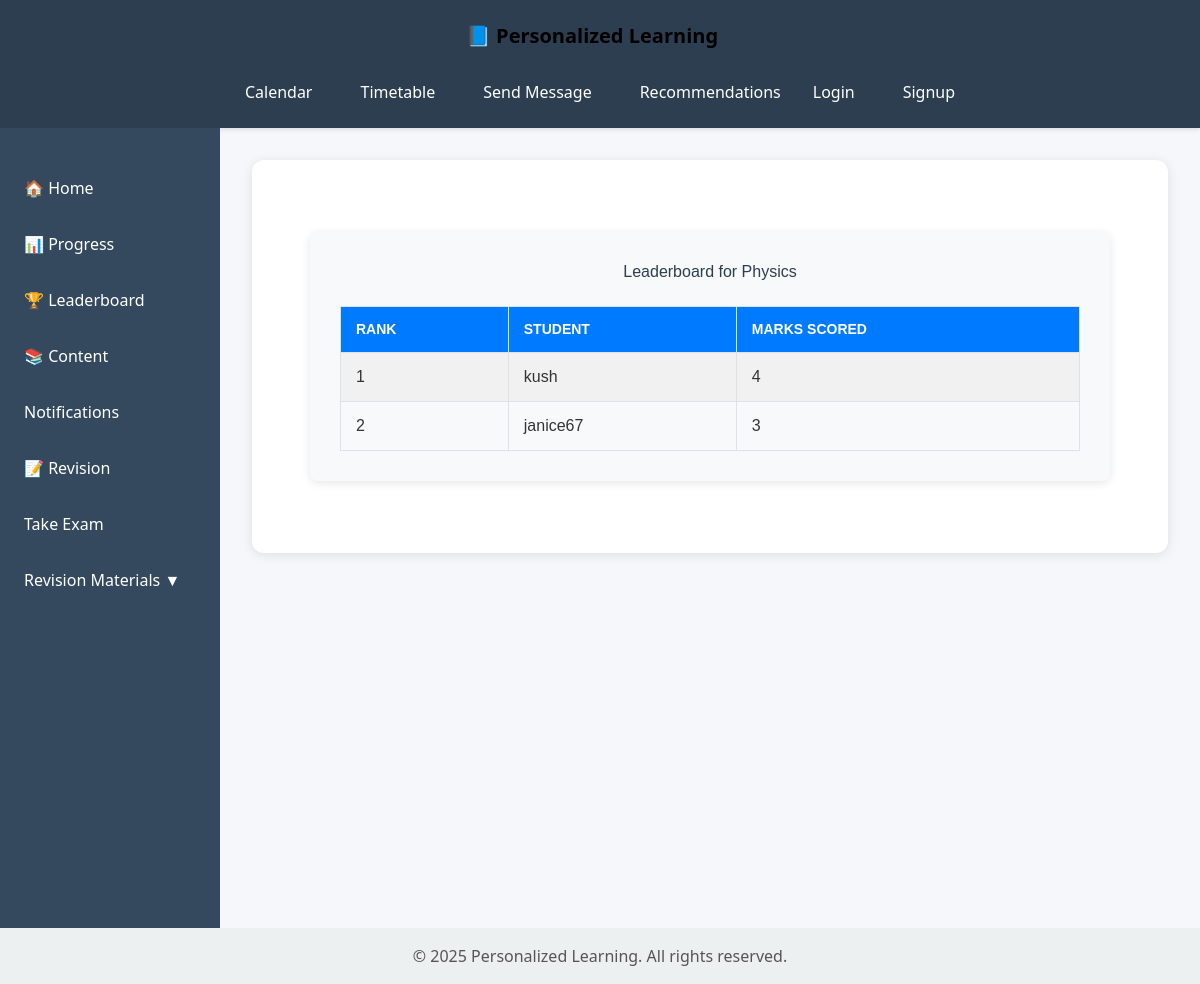
The page /examination/exams/3/leaderboard/ on the database its author committed.
### Examination/models.py (models this page shows, shortened)
class Exam(models.Model):
    title = models.CharField(max_length=255)
    created_by = models.ForeignKey(Teacher, on_delete=models.SET_NULL, null=True)
    created_at = models.DateTimeField(auto_now_add=True)

class StudentExam(models.Model):
    student = models.ForeignKey(Profile, on_delete=models.CASCADE)
    exam = models.ForeignKey(Exam, on_delete=models.CASCADE)
    submitted_at = models.DateTimeField(auto_now_add=True)
    graded = models.BooleanField(default=False)
    submitted=models.BooleanField(default=False)
    total_marks = models.PositiveIntegerField(default=0)

### users/models.py (models this page shows, shortened)
class Profile(models.Model):
    GENDER_CHOICES = [
        ('M', 'Male'),
        ('F', 'Female'),
        ('O', 'Other'),
    ]
    ROLE_CHOICES = [
        ('student', 'Student'),
        ('teacher', 'Teacher'),
        ('admin', 'Admin'),
    ]
    user = models.OneToOneField(User, on_delete=models.CASCADE, related_name='users_profile',null=True)
    full_name = models.CharField(max_length=150, blank=True)
    grade = models.CharField(max_length=50, blank=True)
    school = models.CharField(max_length=100, blank=True)
    address = models.CharField(max_length=255, blank=True)
    gender = models.CharField(max_length=1, choices=GENDER_CHOICES, blank=True)
    dob = models.DateField(verbose_name="Date of Birth", null=True, blank=True)
    role = models.CharField(max_length=10, choices=ROLE_CHOICES, default='teacher')

### Examination/views.py (the view)
# urls.py: path('exams/<int:exam_id>/leaderboard/', views.exam_leaderboard, name='exam_leaderboard'),
def exam_leaderboard(request, exam_id):
    exam = get_object_or_404(Exam, id=exam_id)
    student_exams = StudentExam.objects.filter(exam=exam, graded=True).select_related('student__user').order_by('-total_marks')
    return render(request, 'Examination/exam_leaderboard.html', {
        'exam': exam,
        'student_exams': student_exams,
    })

### Examination/templates/Examination/exam_leaderboard.html (shortened to what this page needs)
{% extends "content/base.html" %}
{% block content %}
<div class="leaderboard-container">
  <h2>Leaderboard for {{ exam.title }}</h2>
  <table class="leaderboard-table">
    <tr>
      <th>Rank</th>
      <th>Student</th>
      <th>Marks Scored</th>
    </tr>
    {% for se in student_exams %}
      <tr>
        <td>{{ forloop.counter }}</td>
        <td>{{ se.student.user.get_full_name|default:se.student.user.username }}</td>
        <td>{{ se.total_marks }}</td>
      </tr>
    {% empty %}
      <tr>
        <td colspan="3" class="empty-row">No students have taken this exam yet.</td>
      </tr>
    {% endfor %}
  </table>
</div>
{% endblock %}

### content/templates/content/base.html (style rules this page uses)
body { margin: 0; font-family: 'Segoe UI', Tahoma, Geneva, Verdana, sans-serif; background-color: #f5f7fa; color: #333; display: flex; flex-direction: column; min-height: 100vh; }

### Examination/templates/Examination/exam_leaderboard.html (style rules this page uses)
.leaderboard-container { max-width: 800px; margin: 40px auto; padding: 30px; background-color: #f8f9fa; border-radius: 8px; font-family: Arial, sans-serif; box-shadow: 0 2px 10px rgba(0, 0, 0, 0.1); }
.leaderboard-container h2 { text-align: center; margin-bottom: 25px; color: #2c3e50; }
.leaderboard-table { width: 100%; border-collapse: collapse; }
.leaderboard-table th, .leaderboard-table td { padding: 12px 15px; border: 1px solid #dee2e6; text-align: left; }
.leaderboard-table th { background-color: #007bff; color: #fff; text-transform: uppercase; font-size: 14px; }
.leaderboard-table tr:nth-child(even) { background-color: #f1f1f1; }

### rows shown on the page
Exam: title "Physics"
StudentExam: student.user.get_full_name "kush", total_marks "4"
StudentExam: student.user.get_full_name "janice67", total_marks "3"
